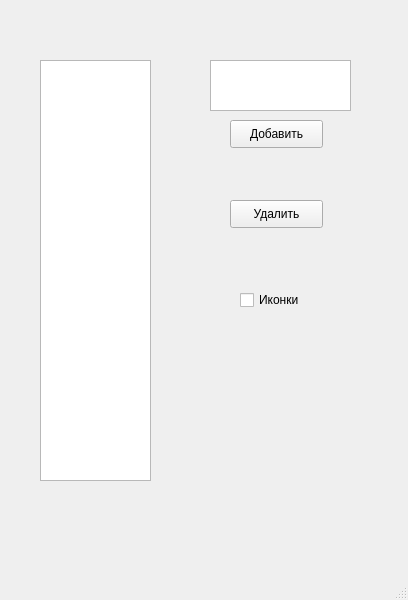
<?xml version="1.0" encoding="UTF-8"?>
<ui version="4.0">
 <class>MainWindow</class>
 <widget class="QMainWindow" name="MainWindow">
  <property name="geometry">
   <rect>
    <x>0</x>
    <y>0</y>
    <width>408</width>
    <height>600</height>
   </rect>
  </property>
  <property name="windowTitle">
   <string>MainWindow</string>
  </property>
  <widget class="QWidget" name="centralwidget">
   <widget class="QListView" name="listView">
    <property name="geometry">
     <rect>
      <x>40</x>
      <y>60</y>
      <width>111</width>
      <height>421</height>
     </rect>
    </property>
   </widget>
   <widget class="QPushButton" name="pushButton">
    <property name="geometry">
     <rect>
      <x>230</x>
      <y>120</y>
      <width>93</width>
      <height>28</height>
     </rect>
    </property>
    <property name="text">
     <string>Добавить</string>
    </property>
   </widget>
   <widget class="QPlainTextEdit" name="plainTextEdit">
    <property name="geometry">
     <rect>
      <x>210</x>
      <y>60</y>
      <width>141</width>
      <height>51</height>
     </rect>
    </property>
   </widget>
   <widget class="QPushButton" name="pushButton_2">
    <property name="geometry">
     <rect>
      <x>230</x>
      <y>200</y>
      <width>93</width>
      <height>28</height>
     </rect>
    </property>
    <property name="text">
     <string>Удалить</string>
    </property>
   </widget>
   <widget class="QCheckBox" name="checkBox">
    <property name="geometry">
     <rect>
      <x>240</x>
      <y>290</y>
      <width>81</width>
      <height>20</height>
     </rect>
    </property>
    <property name="text">
     <string>Иконки</string>
    </property>
   </widget>
  </widget>
  <widget class="QMenuBar" name="menubar">
   <property name="geometry">
    <rect>
     <x>0</x>
     <y>0</y>
     <width>408</width>
     <height>26</height>
    </rect>
   </property>
  </widget>
  <widget class="QStatusBar" name="statusbar"/>
 </widget>
 <resources/>
 <connections/>
</ui>
